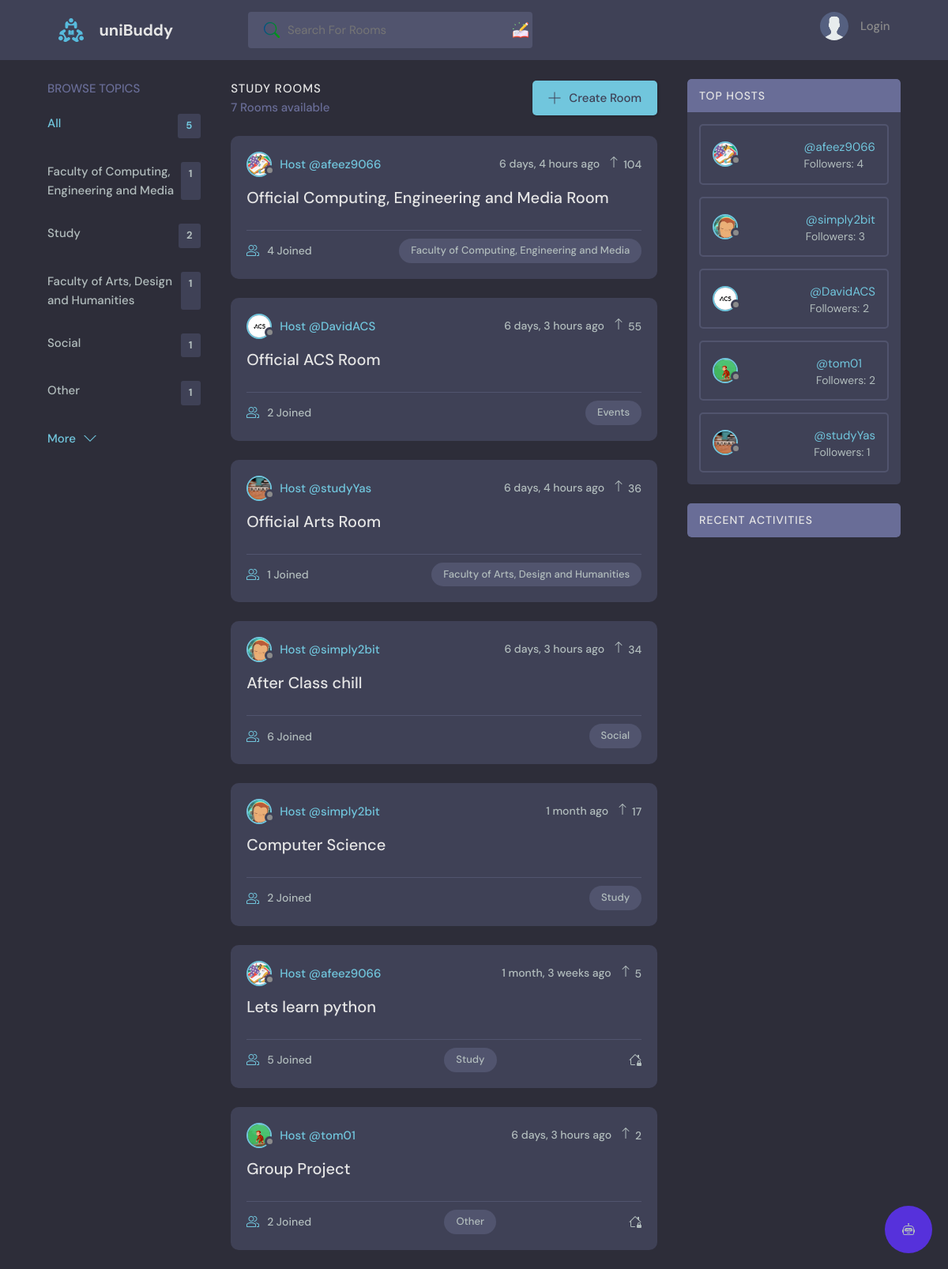
The page / on the database its author committed.
### base/models.py (models this page shows, shortened)
class Topic(models.Model):
    name = models.CharField(max_length=200)

class Room(models.Model):
    host = models.ForeignKey(User, on_delete=models.SET_NULL, null=True)
    topic = models.ForeignKey(Topic, on_delete=models.SET_NULL, null=True)
    name = models.CharField(max_length=200)
    description = models.TextField(null=True, blank=True)
    participants = models.ManyToManyField(
        User, related_name='participants', blank=True)
    updated = models.DateTimeField(auto_now=True)
    created = models.DateTimeField(auto_now_add=True)
    upvotes = models.IntegerField(default=0)
    upvoted_by = models.ManyToManyField(User, related_name='upvoted_rooms')
    is_private = models.BooleanField(default=False)
    access_code = models.CharField(max_length=10, blank=True, null=True)
    admins = models.ManyToManyField(User, related_name="admin_rooms", blank=True)
    class Meta:
        ordering = ['-updated', '-created']

class User(AbstractUser):
    name = models.CharField(max_length=200, null=True)
    email = models.EmailField(unique=True, null=True)
    bio = models.TextField(null=True)
    avatar = models.ImageField(null=True, default="avatar.svg")
    followers = models.ManyToManyField('self', related_name='following', blank=True, symmetrical=False)
    follower_count = models.IntegerField(default=0)
    last_checked = models.DateTimeField(auto_now_add=True)
    USERNAME_FIELD = 'email'
    REQUIRED_FIELDS = []

### base/views.py (the view)
# urls.py: path('', views.home, name="home"),
def home(request):
    q = request.GET.get('q') if request.GET.get('q') != None else ''
    rooms = Room.objects.filter(
        Q(topic__name__icontains=q) |
        Q(name__icontains=q) |
        Q(description__icontains=q)
    ).order_by('-upvotes')
    topics = Topic.objects.all()[0:5]
    room_count = rooms.count()
    top_host = User.objects.annotate(num_followers=Count('followers')).order_by('-num_followers')[:5]
    if request.user.is_authenticated:
        following_users = request.user.followers.all()
        room_messages = Message.objects.filter(
            Q(room__topic__name__icontains=q),
            Q(user=request.user) | Q(user__in=following_users)
        ).order_by('-created')[:5]
    else:
        room_messages = Message.objects.none()  # Return an empty queryset
    context = {'rooms': rooms, 'topics': topics,
               'room_count': room_count, 'room_messages': room_messages,
               'top_host': top_host}
    return render(request, 'base/home.html', context)

### base/templates/base/home.html (shortened to what this page needs)
{% extends 'main.html' %}
{% load static %}
{% block content %}
<main class="layout layout--3">
  <div class="container">
    {% include 'base/topics_component.html' %}
    <div class="roomList">
      <div class="roomList__header">
        <div>
          <h2>Study Rooms</h2>
          <p>{{room_count}} Rooms available</p>
        </div>
        <a class="btn btn--main" href="{% url 'create-room' %}">
          <svg version="1.1" xmlns="http://www.w3.org/2000/svg" width="32" height="32" viewBox="0 0 32 32">
            <title>add</title>
            <path
              d="M16.943 0.943h-1.885v14.115h-14.115v1.885h14.115v14.115h1.885v-14.115h14.115v-1.885h-14.115v-14.115z">
            </path>
          </svg>
          Create Room
        </a>
      </div>
      {% include 'base/feed_component.html' %}
    </div>
    <div style="background: rgba(0,0,0,0);" class="activities">
      {% include 'base/top_host_component.html' %}
      <br>
      {% include 'base/activity_component.html' %}
  </div>
  </div>
</main>
{% endblock %}

### base/templates/base/topics_component.html
<div class="topics">
  <div class="topics__header">
      <h2>Browse Topics</h2>
  </div>
  <ul class="topics__list">
      <li>
          <a href="{% url 'home' %}" class="active">All <span>{{topics.count}}</span></a>
      </li>
      {% for topic in topics %}
      <li>
          <a href="{% url 'home' %}?q={{topic.name}}">{{topic.name}}<span>{{topic.room_set.all.count}}</span></a>
      </li>
      {% endfor %}
  </ul>
  <a class="btn btn--link" href="{% url 'topics' %}">
      More
      <svg version="1.1" xmlns="http://www.w3.org/2000/svg" width="32" height="32" viewBox="0 0 32 32">
          <title>chevron-down</title>
          <path d="M16 21l-13-13h-3l16 16 16-16h-3l-13 13z"></path>
      </svg>
  </a>
</div>

### base/templates/base/feed_component.html (shortened to what this page needs)
{% for room in rooms %}
<div class="roomListRoom">
    <div class="roomListRoom__header">
        <a href="{% url 'user-profile' room.host.id %}" class="roomListRoom__author">
            <div class="avatar avatar--small">
                <img src="{{room.host.avatar.url}}" />
            </div>
            <span>Host @{{room.host.username}}</span>
        </a>
        <div class="roomListRoom__actions">
            <span>{{room.created|timesince}} ago</span>
            <form class="upvote-form" method="POST" action="{% url 'upvote' %}">
                <div class="upvote-container" style="cursor: pointer;">
                    <svg xmlns="http://www.w3.org/2000/svg" width="16" height="16" fill="currentColor" class="bi bi-arrow-up" viewBox="0 0 16 16"> <path fill-rule="evenodd" d="M8 15a.5.5 0 0 0 .5-.5V2.707l3.146 3.147a.5.5 0 0 0 .708-.708l-4-4a.5.5 0 0 0-.708 0l-4 4a.5.5 0 1 0 .708.708L7.5 2.707V14.5a.5.5 0 0 0 .5.5z"/>
                    </svg>
                    <span class="upvote-count">{{ room.upvotes }}</span>
                </div>
            </form>
        </div>
    </div>
    <div class="roomListRoom__content">
        <a href="{% url 'room' room.id %}">{{room.name}}</a>
    </div>
    <div class="roomListRoom__meta">
        <a href="{% url 'room' room.id %}" class="roomListRoom__joined">
            {{room.participants.all.count}} Joined
        </a>
        <p class="roomListRoom__topic">{{room.topic.name}}</p>
    </div>
</div>
{% endfor %}

### base/templates/base/top_host_component.html
<div class="activities">
    <div class="activities__header">
      <h2>Top Hosts</h2>
    </div>
    {% for host in top_host %}
      <div class="activities__box">
        <div class="activities__boxHeader roomListRoom__header">
          <div class="avatar avatar--small">
            <img src="{{ host.avatar.url }}" />
          </div>
          <div class="top-host__details">
            <a href="{% url 'user-profile' host.id %}">@{{ host.username }}</a>
            <p>Followers: {{ host.num_followers }}</p>
          </div>
        </div>
      </div>
    {% empty %}
      <p>No top hosts found</p>
    {% endfor %}
  </div>

### rows shown on the page
Topic: name "Faculty of Computing, Engineering and Media", room_set.all.count "1"
Topic: name "Study", room_set.all.count "2"
Topic: name "Faculty of Arts, Design and Humanities", room_set.all.count "1"
Topic: name "Social", room_set.all.count "1"
Topic: name "Other", room_set.all.count "1"
Room: host.avatar (picture), host.username "afeez9066", created "6 days, 4 hours", upvotes "104", name "Official Computing, Engineering and Media Room", participants.all.count "4", topic.name "Faculty of Computing, Engineering and Media"
Room: host.avatar (picture), host.username "DavidACS", created "6 days, 3 hours", upvotes "55", name "Official ACS Room", participants.all.count "2", topic.name "Events"
Room: host.avatar (picture), host.username "studyYas", created "6 days, 4 hours", upvotes "36", name "Official Arts Room", participants.all.count "1", topic.name "Faculty of Arts, Design and Humanities"
Room: host.avatar (picture), host.username "simply2bit", created "6 days, 3 hours", upvotes "34", name "After Class chill", participants.all.count "6", topic.name "Social"
Room: host.avatar (picture), host.username "simply2bit", created "1 month", upvotes "17", name "Computer Science", participants.all.count "2", topic.name "Study"
Room: host.avatar (picture), host.username "afeez9066", created "1 month, 3 weeks", upvotes "5", name "Lets learn python", participants.all.count "5", topic.name "Study", is_private True (drawn)
Room: host.avatar (picture), host.username "tom01", created "6 days, 3 hours", upvotes "2", name "Group Project", participants.all.count "2", topic.name "Other", is_private True (drawn)
User: avatar (picture), username "afeez9066", num_followers "4"
User: avatar (picture), username "simply2bit", num_followers "3"
User: avatar (picture), username "DavidACS", num_followers "2"
User: avatar (picture), username "tom01", num_followers "2"
User: avatar (picture), username "studyYas", num_followers "1"

### other values the page prints
{{ topics.count }} "5"
{{ room_count }} "7"
